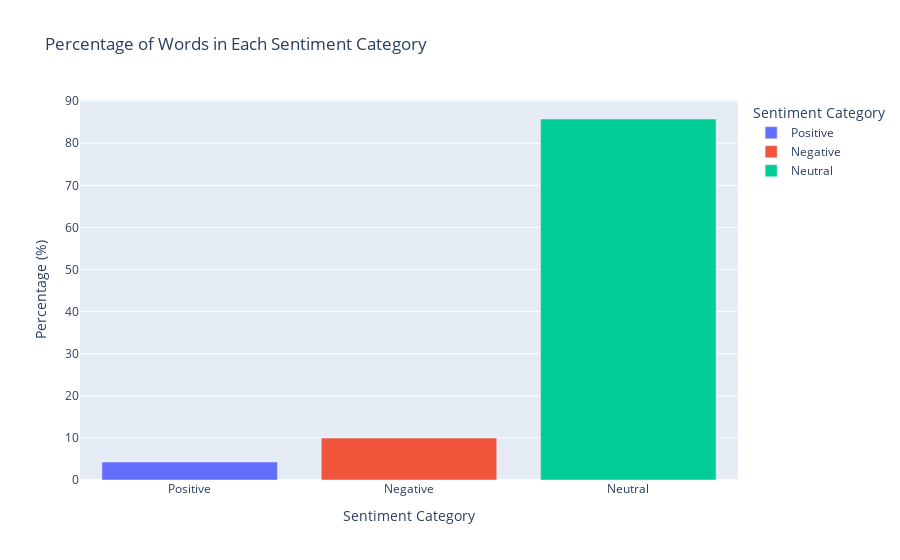

The code cell stored with this chart in its notebook:
### Code cell
fig = px.bar(df_percentages, x='Sentiment', y='Percentage', color='Sentiment',
             labels={'Sentiment': 'Sentiment Category', 'Percentage': 'Percentage (%)'},
             title='Percentage of Words in Each Sentiment Category')
fig.show()

### Figure 1 — Plotly figure (JSON) as saved in the notebook; plotly's stock layout.template omitted (floating-point values rounded to 4 significant figures)
{"data": [{"alignmentgroup": "True", "hovertemplate": "Sentiment Category=%{x}<br>Percentage (%)=%{y}<extra></extra>", "legendgroup": "Positive", "marker": {"color": "#636efa", "pattern": {"shape": ""}}, "name": "Positive", "offsetgroup": "Positive", "orientation": "v", "showlegend": true, "textposition": "auto", "type": "bar", "x": ["Positive"], "xaxis": "x", "y": [4.27], "yaxis": "y"}, {"alignmentgroup": "True", "hovertemplate": "Sentiment Category=%{x}<br>Percentage (%)=%{y}<extra></extra>", "legendgroup": "Negative", "marker": {"color": "#EF553B", "pattern": {"shape": ""}}, "name": "Negative", "offsetgroup": "Negative", "orientation": "v", "showlegend": true, "textposition": "auto", "type": "bar", "x": ["Negative"], "xaxis": "x", "y": [9.964], "yaxis": "y"}, {"alignmentgroup": "True", "hovertemplate": "Sentiment Category=%{x}<br>Percentage (%)=%{y}<extra></extra>", "legendgroup": "Neutral", "marker": {"color": "#00cc96", "pattern": {"shape": ""}}, "name": "Neutral", "offsetgroup": "Neutral", "orientation": "v", "showlegend": true, "textposition": "auto", "type": "bar", "x": ["Neutral"], "xaxis": "x", "y": [85.77], "yaxis": "y"}], "layout": {"autosize": true, "barmode": "relative", "legend": {"title": {"text": "Sentiment Category"}, "tracegroupgap": 0}, "title": {"text": "Percentage of Words in Each Sentiment Category"}, "xaxis": {"anchor": "y", "autorange": true, "categoryarray": ["Positive", "Negative", "Neutral"], "categoryorder": "array", "domain": [0, 1], "range": [-0.5, 2.5], "title": {"text": "Sentiment Category"}, "type": "category"}, "yaxis": {"anchor": "x", "autorange": true, "domain": [0, 1], "range": [0, 90.28], "title": {"text": "Percentage (%)"}, "type": "linear"}}}
